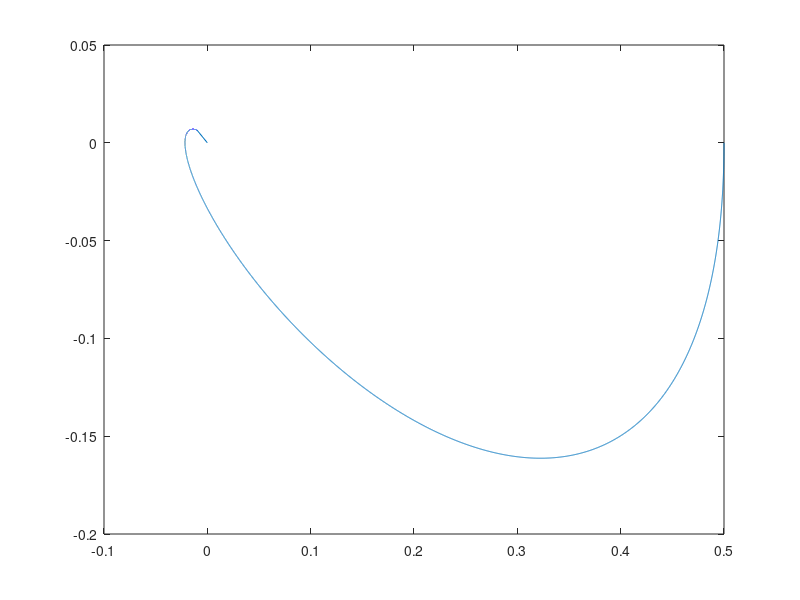

Write MATLAB code to recreate this figure.
%S1 = -0.89 + 0i; S2 = -0.11 - 0i; % overdamped
S1 = -0.50 + 0.50i; S2 = -0.50 - 0.50i; % underdamped
%S1 = 0 + 0.50i; S2 = 0 - 0.50i; % undamped
%S1 = +0.01 + 0.50i; S2 = +0.01 - 0.50i; % unstable

dt = .001;
tao = 10e-3;
kv = -(S1+S2);
kp = S1*S2;

x0 = [0.5;0];
x = zeros(2,15000);
x(:,1) = x0;
i=1;

while (abs(x(1,i))>tao || abs(x(2,i))>tao) && i<15000
    x_dot = [x(2,i);-(kp*x(1,i)+kv*x(2,i))];
    x(:,i+1) = x(:,i) + x_dot*dt;
    i = i + 1;
end

plot(x(1,:),x(2,:))
hold on